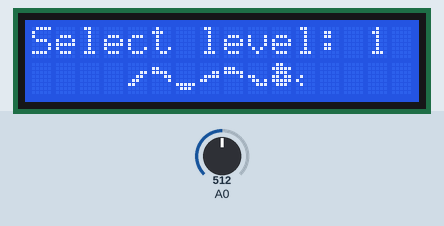
Simulated run of this sketch. Board: Arduino Uno, built with avr-gcc and run on an emulated ATmega328P. On the bench: 16×2 character LCD. The inputs (shaded band) are chosen by the test bench; at power-on: A0 = 512. Random numbers use the default seed unless the sketch sets one.

Above: at 1.2 s.
1.3 s: A0 set to 533
2.8 s: A0 set to 558
At 3.06 s:
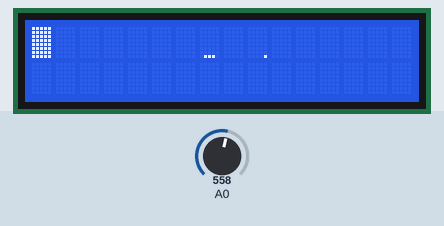
4.7 s: A0 set to 464
6.8 s: A0 set to 431
8.9 s: A0 set to 511
At 11.3 s:
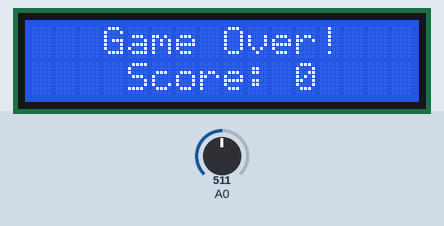
11.9 s: A0 set to 306
At 12.2 s:
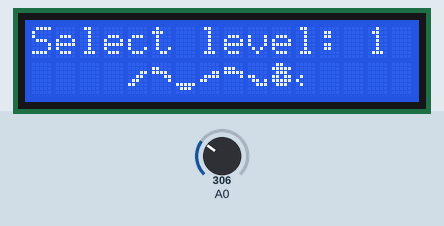
Timing chart, 0 to 14.4 s (numbered marks = the images above; inputs shaded):
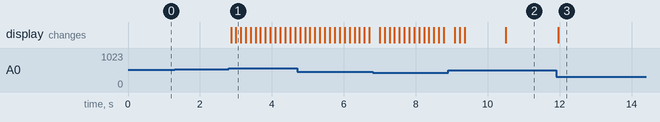

The sketch:

SNAKE_GAME.ino
```cpp
#include <LiquidCrystal.h>

// initialize the library with the numbers of the interface pins
LiquidCrystal lcd(12, 11, 5, 4, 3, 2);


byte the_Snake[9][8] =
{
{ B00000,
  B00000,
  B00011,
  B00110,
  B01100,
  B11000,
  B00000,
},
{ B00000,
  B11000,
  B11110,
  B00011,
  B00001,
  B00000,
  B00000,
},
{ B00000,
  B00000,
  B00000,
  B00000,
  B00000,
  B11111,
  B01110,
},
{ B00000,
  B00000,
  B00011,
  B01111,
  B11000,
  B00000,
  B00000,
},
{ B00000,
  B11100,
  B11111,
  B00001,
  B00000,
  B00000,
  B00000,
},
{ B00000,
  B00000,
  B00000,
  B11000,
  B01101,
  B00111,
  B00000,
},
{ B01100,
  B11111,
  B01110,
  B11011,
  B11111,
  B01110,
  B00000,
},
{ B00000,
  B00000,
  B00000,
  B01000,
  B10000,
  B01000,
  B00000,
},
{ B10001,
  B01010,
  B00100,
  B01010,
  B10001,
  B01010,
  B00100,
}
};

boolean levelz[5][2][16] = {
{{true,false,false,false,false,false,false,false,false,false,false,false,false,false,false,false},
{false,false,false,false,false,false,false,false,false,false,false,false,false,false,false,false}},

{{true,false,false,false,false,false,false,false,false,false,false,false,false,false,false,true},
{true,false,false,false,false,false,false,false,false,false,false,false,false,false,false,true}},

{{true,false,false,false,true,false,false,false,false,false,false,true,false,false,false,true},
{true,false,false,false,false,false,false,false,true,false,false,false,false,false,false,true}},

{{true,false,true,false,false,false,false,false,false,true,false,false,false,true,false,false},
{false,false,false,false,true,false,false,true,false,false,false,true,false,false,false,true}}
};


unsigned long time, timeNow;
int gameSpeed;
boolean skip, gameOver, gameStarted;
int olddir;
int selectedLevel,levels;

int adc_key_val[5] ={50, 200, 450, 550, 800 };
int NUM_KEYS = 5;
int adc_key_in;
int key=-1;
int oldkey=-1;

boolean x[16][80];
byte myChar[8];
byte nullChar[8] = { 0x0,0x0,0x0,0x0,0x0,0x0,0x0,0x0 };
boolean special;

struct partdef
{
  int row,column,dir; //0 - up, 1 - down, 2 - right, 3 - left
  struct partdef *next;
};
typedef partdef part;

part *head, *tail;
int i,j,collected;
long pc,pr;

void drawMatrix()
{
  int cc=0;
  if (!gameOver)
  {
  x[pr][pc] = true;
  //for (i=0;i<8;i++) lcd.createChar(i, nullChar);
  for(int r=0;r<2;r++)
  {
    for(int c=0;c<16;c++)
    {
      special = false;
      for(int i=0;i<8;i++)
      {
        byte b=B00000;
        if (x[r*8+i][c*5+0]) {b+=B10000; special = true;}
        if (x[r*8+i][c*5+1]) {b+=B01000; special = true;}
        if (x[r*8+i][c*5+2]) {b+=B00100; special = true;}
        if (x[r*8+i][c*5+3]) {b+=B00010; special = true;}
        if (x[r*8+i][c*5+4]) {b+=B00001; special = true;}
        myChar[i] = b;
      }
      if (special)
      {
        lcd.createChar(cc, myChar);
        lcd.setCursor(c,r);
        lcd.write(byte(cc));
  cc++;
      }
      else
      {
        byte blank[8]=
        { B10001,
	      B01010,
 		  B00100,
 		  B01010,
 		  B10001,
  		  B01010,
  		  B00100,
			};
        lcd.setCursor(c,r);
        if (levelz[selectedLevel][r][c]) lcd.write(255);
        else
        {
 		  lcd.write(254);
        }
      }
    }
  }
  }
}

void freeList()
{
  part *p,*q;
  p = tail;
  while (p!=NULL)
  {
    q = p;
    p = p->next;
    free(q);
  }
  head = tail = NULL;
}

void gameOverFunction()
{
  delay(1000);
  lcd.clear();
  freeList();
  lcd.setCursor(3,0);
  lcd.print("Game Over!");
  lcd.setCursor(4,1);
  lcd.print("Score: ");
  lcd.print(collected);
  delay(1000);
}

void growSnake()
{
  part *p;
  p = (part*)malloc(sizeof(part));
  p->row = tail->row;
  p->column = tail->column;
  p->dir = tail->dir;
  p->next = tail;
  tail = p;
}

void newPoint()
{

  part *p;
  p = tail;
  boolean newp = true;
  while (newp)
  {
    pr = random(16);
    pc = random(80);
    newp = false;
    if (levelz[selectedLevel][pr / 8][pc / 5]) newp=true;
    while (p->next != NULL && !newp)
    {
      if (p->row == pr && p->column == pc) newp = true;
      p = p->next;
    }
  }

  if (collected < 13 && gameStarted) growSnake();
}

void moveHead()
{
  switch(head->dir) // 1 step in direction
  {
    case 0: head->row--; break;
    case 1: head->row++; break;
    case 2: head->column++; break;
    case 3: head->column--; break;
    default : break;
  }
  if (head->column >= 80) head->column = 0;
  if (head->column < 0) head->column = 79;
  if (head->row >= 16) head->row = 0;
  if (head->row < 0) head->row = 15;

  if (levelz[selectedLevel][head->row / 8][head->column / 5]) gameOver = true; // wall collision check

  part *p;
  p = tail;
  while (p != head && !gameOver) // self collision
  {
    if (p->row == head->row && p->column == head->column) gameOver = true;
    p = p->next;
  }
  if (gameOver)
    gameOverFunction();
  else
  {
  x[head->row][head->column] = true;

  if (head->row == pr && head->column == pc) // point pickup check
  {
    collected++;
    if (gameSpeed < 25) gameSpeed+=3;
    newPoint();
  }
  }
}

void moveAll()
{
  part *p;
  p = tail;
  x[p->row][p->column] = false;
  while (p->next != NULL)
  {
    p->row = p->next->row;
    p->column = p->next->column;
    p->dir = p->next->dir;
    p = p->next;
  }
  moveHead();
}

void createSnake(int n) // n = size of snake
{
  for (i=0;i<16;i++)
    for (j=0;j<80;j++)
      x[i][j] = false;


  part *p, *q;
  tail = (part*)malloc(sizeof(part));
  tail->row = 7;
  tail->column = 39 + n/2;
  tail->dir = 3;
  q = tail;
  x[tail->row][tail->column] = true;
  for (i = 0; i < n-1; i++) // build snake from tail to head
  {
    p = (part*)malloc(sizeof(part));
    p->row = q->row;
    p->column = q->column - 1; //initial snake id placed horizoltally
    x[p->row][p->column] = true;
    p->dir = q->dir;
    q->next = p;
    q = p;
  }
  if (n>1)
  {
    p->next = NULL;
    head  = p;
  }
  else
  {
    tail->next = NULL;
    head = tail;
  }
}

void startF(int speed)
{
  gameOver = false;
  gameStarted = false;
  selectedLevel = 1;
  collected = 0;
  gameSpeed = speed;
  createSnake(3);
  time = 0;
  lcd.clear();
  lcd.setCursor(0,0);
  lcd.print("Select level: 1");
  for(i=0;i<8;i++)
  {
    lcd.createChar(i,the_Snake[i]);
    lcd.setCursor(i+4,1);
    lcd.write(byte(i));
  }

}
void setup()
{
  levels = 5; //number of lvls
  lcd.begin(16, 2);
  startF(8);
}

void loop()
{
  if (!gameOver && !gameStarted)
  {
   adc_key_in = analogRead(0);    // read the value from the sensor
   key = get_key(adc_key_in);  // convert into key press
   if (key != oldkey)   // if keypress is detected
   {
     delay(50);  // wait for debounce time
     adc_key_in = analogRead(0);    // read the value from the sensor
     key = get_key(adc_key_in);    // convert into key press
     if (key != oldkey)
     {
       oldkey = key;
       if (key >=0)
       {
         olddir = head->dir;
         if (key==1 && selectedLevel<levels) selectedLevel++;
         if (key==2 && selectedLevel>1) selectedLevel--;
         if (key==4)
         {
           lcd.clear();
           selectedLevel--;
           newPoint();
           gameStarted = true;
         }
         else
         {
           lcd.setCursor(14,0);
           lcd.print(selectedLevel);
         }
       }
     }
   }
  }
  if (!gameOver && gameStarted)
  {
   skip = false; //skip the second moveAll() function call if the first was made

   adc_key_in = analogRead(0);    // read the value from the sensor
   key = get_key(adc_key_in);  // convert into key press
   if (key != oldkey)   // if keypress is detected
   {
     delay(50);  // wait for debounce time
     adc_key_in = analogRead(0);    // read the value from the sensor
     key = get_key(adc_key_in);    // convert into key press
     if (key != oldkey)
     {
       oldkey = key;
       if (key >=0)
       {
         olddir = head->dir;
         if (key==0 && head->dir!=3) head->dir = 2;
         if (key==1 && head->dir!=1) head->dir = 0;
         if (key==2 && head->dir!=0) head->dir = 1;
         if (key==3 && head->dir!=2) head->dir = 3;

         if (olddir != head->dir)
         {
           skip = true;
           delay(1000/gameSpeed);
           moveAll();
           drawMatrix();
         }
       }
     }
   }
   if (!skip)
   {
     timeNow = millis();
     if (timeNow - time > 1000 / gameSpeed)
     {
       moveAll();
       drawMatrix();
       time = millis();
     }
   }
  }
  if(gameOver)
  {

   adc_key_in = analogRead(0);    // read the value from the sensor
   key = get_key(adc_key_in);  // convert into key press
   if (key != oldkey)   // if keypress is detected
   {
     delay(50);  // wait for debounce time
     adc_key_in = analogRead(0);    // read the value from the sensor
     key = get_key(adc_key_in);    // convert into key press
     if (key != oldkey)
     {
       oldkey = key;
       if (key >=0)
       {
          startF(8);
       }
     }
   }

  }
}

int get_key(unsigned int input)
{
    int k;
    for (k = 0; k < NUM_KEYS; k++)
    {
      if (input < adc_key_val[k])
      {
        return k;
      }
    }
    if (k >= NUM_KEYS)k = -1;  // No valid key pressed
    return k;
}
```

Measured:
- the behaviour switches between 549 and 550 on A0 (found by bisection; images 0 and 1)
- after the input at 1.3 s, every drawn part: stays the same
- after the input at 2.8 s, the display: first changes after 0.06 s (image 1 shows a later state)
- after the input at 11.9 s, the display: changes after 0.07 s (image 3)
